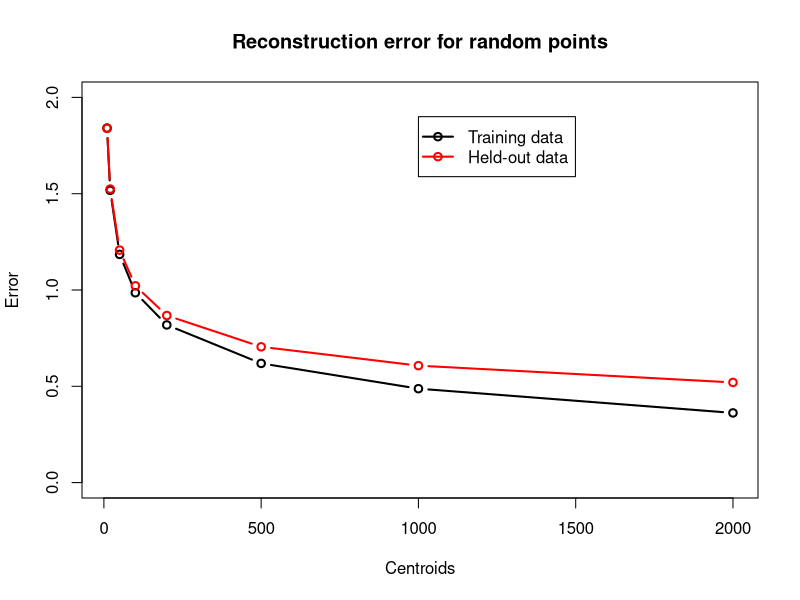
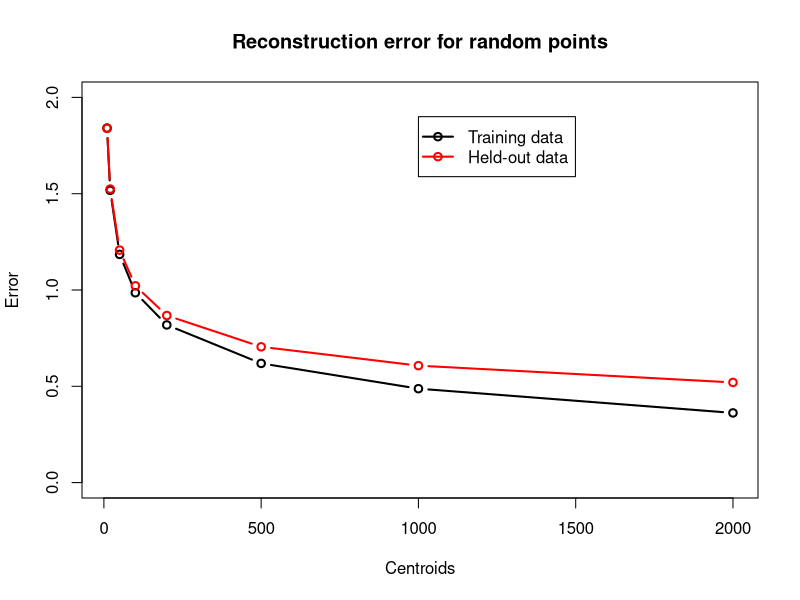

Source code (R) for these figures, in order: (Note: this script raises an error after producing the figures.)
# Licensed to the Apache Software Foundation (ASF) under one or more
# contributor license agreements.  See the NOTICE file distributed with
# this work for additional information regarding copyright ownership.
# The ASF licenses this file to You under the Apache License, Version 2.0
# (the "License"); you may not use this file except in compliance with
# the License.  You may obtain a copy of the License at
#
#     http://www.apache.org/licenses/LICENSE-2.0
#
# Unless required by applicable law or agreed to in writing, software
# distributed under the License is distributed on an "AS IS" BASIS,
# WITHOUT WARRANTIES OR CONDITIONS OF ANY KIND, either express or implied.
# See the License for the specific language governing permissions and
# limitations under the License.

### fixed seed to allow repeatable results
set.seed(63)

### Original driver data. This will force our final results to be constrained
### to a 3-dimensional manifold
dim = 4
hidden = 10
embed = 15
raw.train = matrix(rnorm(dim*10000), ncol=dim, nrow=10000)
raw.test = matrix(rnorm(dim*10000), ncol=dim)

### Transformation to final data. This is a simple neural network kind of thing.
w1 = matrix(rnorm(dim*hidden), nrow=dim)
w2 = matrix(rnorm(hidden*embed), nrow=hidden)

sig = function(x) {1/(1+exp(-x)) - 0.5}
xform = function(input, w1, w2) {
    sig(input %*% w1) %*% w2
}

### The final data is 8 dimensional, but only looks complicated
train.data = xform(raw.train, w1, w2)
test.data = xform(raw.test, w1, w2)

### The encoder simply finds the nearest centroids
closest = function(v, k) {
    ## This is same as (centers - v)^2 but works with matrix centers and vector v
    ## numerical stability is probably poor
    distances = rowSums(k$centers^2) + sum(v^2) - 2 * k$centers %*% v
    close = min(distances)
    which(distances == close)
}

encode = function(data, k) {
    apply(data, 1, function(v){closest(v, k)})
}

decode = function(kx, k) {
    as.matrix(k$centers[kx,])
}

reconstruction.error = function(data, k) {
    mean(sqrt(rowSums((data - decode(encode(data, k), k))^2)))
}

k.10 = kmeans(train.data, centers=10, nstart=10, iter.max=50)
x.10 = reconstruction.error(train.data, k.10)
y.10 = reconstruction.error(test.data, k.10)
print(10)

k.20 = kmeans(train.data, centers=20, nstart=10, iter.max=50)
x.20 = reconstruction.error(train.data, k.20)
y.20 = reconstruction.error(test.data, k.20)
print(20)

k.50 = kmeans(train.data, centers=50, nstart=10, iter.max=50)
x.50 = reconstruction.error(train.data, k.50)
y.50 = reconstruction.error(test.data, k.50)
print(50)

k.100 = kmeans(train.data, centers=100, nstart=10, iter.max=50)
x.100 = reconstruction.error(train.data, k.100)
y.100 = reconstruction.error(test.data, k.100)
print(100)

k.200 = kmeans(train.data, centers=200, nstart=10, iter.max=50)
x.200 = reconstruction.error(train.data, k.200)
y.200 = reconstruction.error(test.data, k.200)
print(200)

k.500 = kmeans(train.data, centers=500, nstart=10, iter.max=50)
x.500 = reconstruction.error(train.data, k.500)
y.500 = reconstruction.error(test.data, k.500)
print(500)

k.1000 = kmeans(train.data, centers=1000, nstart=5, iter.max=50)
x.1000 = reconstruction.error(train.data, k.1000)
y.1000 = reconstruction.error(test.data, k.1000)
print(1000)

k.2000 = kmeans(train.data, centers=2000, nstart=3, iter.max=50)
x.2000 = reconstruction.error(train.data, k.2000)
y.2000 = reconstruction.error(test.data, k.2000)
print(2000)


points.fig = function() {
    plot(c(10,20,50,100,200,500,1000, 2000), 
     c(x.10, x.20, x.50, x.100, x.200, x.500, x.1000, x.2000),
     ylab="Error", xlab="Centroids", type='b',
     ylim=c(0,2), lwd=2,
     main="Reconstruction error for random points"
     )

    lines(c(10,20,50,100,200,500,1000,2000), 
          c(y.10, y.20,  y.50,  y.100,  y.200,  y.500,  y.1000,  y.2000),
          col='red', lwd=2, type='b')

    legend(1000, 1.9, legend=c("Training data", "Held-out data"), col=c("black", "red"), pch=21, lwd=2)
}

cube.root.fig = function() {
    m = lm(inv ~ rootK, x[1:4,])
    plot(err~k,x,type='b', xlab="k", ylab="Error", main="Error is approximately cube root of k",
         lwd=2, ylim=c(0,2))
    lines(x$k,1/predict(m, newdata=data.frame(rootK=exp(log(x$k)*0.33333))),
          lwd=2, lty=4, col='red')
    legend(1000, 1.8, legend=c("Actual", "Cube root model"), col=c("black", "red"), pch=21, lwd=2)
}

pdf(file="points.pdf", width=5, height=5)
points.fig()
dev.off()

png(file="images/points.png", width=400, height=400, pointsize=12)
points.fig()
dev.off()

pdf(file="cube-root.pdf", width=5, height=5)
cube.root.fig()
dev.off()

png(file="images/cube-root.png", width=400, height=400, pointsize=12)
cube.root.fig()
dev.off()
